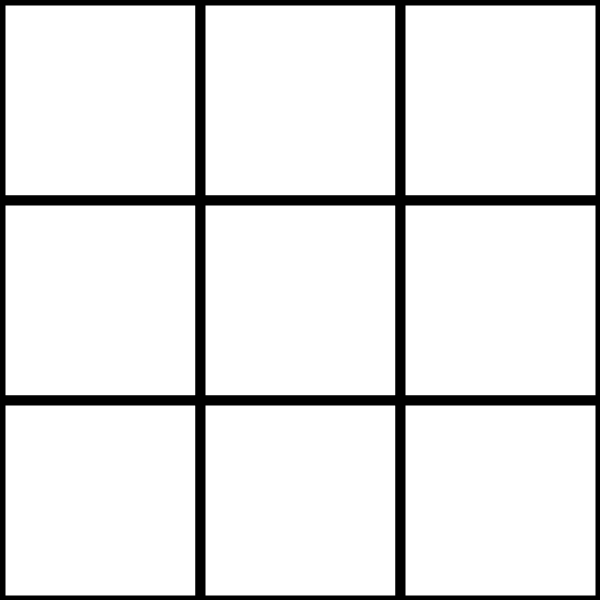
Frame 1 (no input)
Frame 60 (the mouse pressed at the canvas centre just before this capture): identical to frame 1, image omitted
Frame 120 (the mouse held since frame 60 and released just before this capture): identical to frame 1, image omitted

The Processing sketch that drew this single still picture (run headless with seeded random() and noise(); from frame 60 on, the mouse is pressed at the canvas centre):

// Processing sketch: TicTacToe
// ── TicTacToe.pde
boolean gameover = false;
int size = 200;
int EllipseSize = 100;
int[][] grid = new int[3][3];
boolean itIsCrossTurn = false;

void setup() {
  size(600, 600);
  drawBoard();
}

void draw() {
  if (!gameover) {
  } else {
    fill(0);
    textSize(60);
    textAlign(CENTER);
    text("GAME OVER", width/2, height/3);
    if (keyCode == ENTER) {
      keyCode=-1;
      gameover = false;
    }
  }
}

void drawBoard() {
  for (int x=0; x <grid.length; x++) {
    for (int y=0; y <grid.length; y++) {
      fill(255);
      stroke(0);
      strokeWeight(10);
      rect(x*size, y*size, size, size);
    }
  }
}

void keyPressed() {


  if (key == 'q' || key == 'Q') {
    fill(255);
    stroke(255);
    strokeWeight(10);
    if (itIsCrossTurn==true) {

      //rect(0*size, 0*size, size, size);
    } else {
      drawCircle(0,0);
    }
  } else if (key == 'w' || key == 'W') {
    fill(255);
    stroke(255);
    strokeWeight(10);
    rect(1*size, 0*size, size, size);
  } else if (key == 'e' || key == 'E') {
    fill(255);
    stroke(255);
    strokeWeight(10);
    rect(2*size, 0*size, size, size);
  } else if (key == 'a' || key == 'A') {
    fill(255);
    stroke(255);
    strokeWeight(10);
    rect(0*size, 1*size, size, size);
  } else if (key == 's' || key == 'S') {
    fill(255);
    stroke(255);
    strokeWeight(10);
    rect(1*size, 1*size, size, size);
  } else if (key == 'd' || key == 'D') {
    fill(255);
    stroke(255);
    strokeWeight(10);
    rect(2*size, 1*size, size, size);
  } else if (key == 'z' || key == 'Z') {
    fill(255);
    stroke(255);
    strokeWeight(10);
    rect(0*size, 2*size, size, size);
  } else if (key == 'x' || key == 'X') {
    fill(255);
    stroke(255);
    strokeWeight(10);
    rect(1*size, 2*size, size, size);
  } else if (key == 'c' || key == 'C') {
    fill(255);
    stroke(255);
    strokeWeight(10);
    rect(2*size, 2*size, size, size);
  }
}

void drawCross(int x, int y) {
  
  
}

void drawCircle(int x, int y) {
  ellipseMode(CORNER);
  fill(0);
  noStroke();
  ellipse(x*size, y*size, size, size);
}
